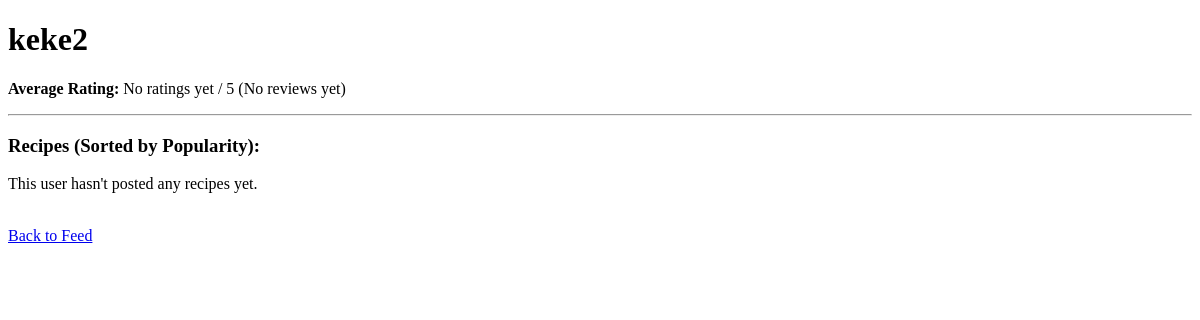
The page /profile/keke2 on the database as committed earlier.
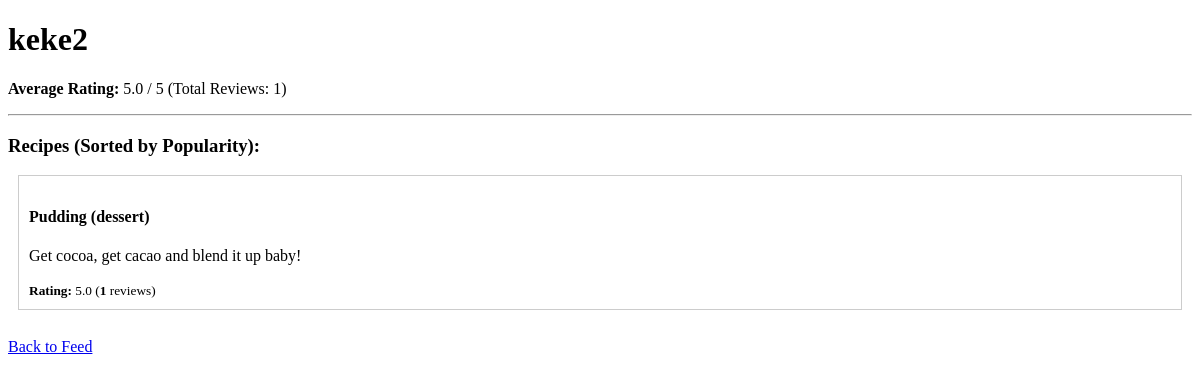
The same page on the database as committed later.
### tables this page shows
CREATE TABLE recipes (
                id INTEGER PRIMARY KEY AUTOINCREMENT,
                username TEXT NOT NULL,
                title TEXT NOT NULL,
                instructions TEXT NOT NULL,
                category TEXT NOT NULL
            );

### app.py (the view)
@app.route("/profile/<username>")
def profile(username):
    with sqlite3.connect("database.db") as conn:
        cursor = conn.cursor()
        cursor.execute("""
            SELECT r.id, r.title, r.instructions, r.category, COUNT(ra.id) as review_count, AVG(ra.rating)
            FROM recipes r
            LEFT JOIN ratings ra ON r.id = ra.recipe_id
            WHERE r.username = ?
            GROUP BY r.id
            ORDER BY review_count DESC
        """, (username,))
        user_recipes = cursor.fetchall()
        cursor.execute("""
            SELECT AVG(ra.rating), COUNT(ra.id)
            FROM ratings ra
            JOIN recipes r ON ra.recipe_id = r.id
            WHERE r.username = ?
        """, (username,))
        avg_result, total_reviews = cursor.fetchone()
        overall_avg = round(avg_result, 1) if avg_result else "No ratings yet"
    return render_template("profile.html",
                           profile_user=username,
                           recipes=user_recipes,
                           overall_avg=overall_avg,
                           total_reviews=total_reviews)

### templates/profile.html (shortened to what this page needs)
<!DOCTYPE html>
<html>
<head>
</head>
<body>
    <h1>{{ profile_user }}</h1>
    <p>
        <strong>Average Rating:</strong> {{ overall_avg }} / 5
        {% if total_reviews > 0 %}
            (Total Reviews: {{ total_reviews }})
        {% else %}
            (No reviews yet)
        {% endif %}
    </p>
    <hr>
    <h3>Recipes (Sorted by Popularity):</h3>
    {% for id, title, instructions, category, count, avg in recipes %}
        <div style="border: 1px solid #ccc; margin: 10px; padding: 10px;">
            <h4>{{ title }} ({{ category }})</h4>
            <p>{{ instructions.replace('\n', '<br>')|safe }}</p>
            <small>
                <strong>Rating:</strong> {{ avg|round(1) if avg else 'N/A' }}
                (<strong>{{ count }}</strong> reviews)
            </small>
        </div>
    {% else %}
        <p>This user hasn't posted any recipes yet.</p>
    {% endfor %}
    <br>
    <a href="{{ url_for('main_page') }}">Back to Feed</a>
</body>
</html>

Rows that differ between the two databases and show on the page:
added recipes: username "keke2", title "Pudding", category "dessert", replace "Get cocoa, get cacao and blend it up baby!", avg "5.0", count "1"
Other text that changed with them:
{{ overall_avg }}: "No ratings yet" → "5.0"
{{ total_reviews }}: (not shown) → "1"
{{ profile_user }}: "keke2" → (not shown)
text no longer shown: "(No reviews yet) This user hasn't posted any recipes yet."
text now shown: "(Total Reviews: )"
